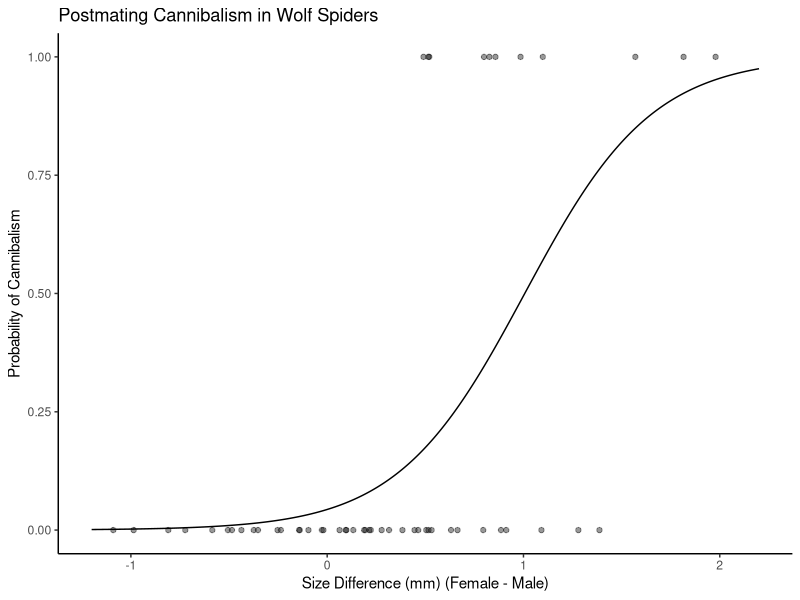

This figure's R source:
## ---- chunk 1
knitr::opts_chunk$set(echo = TRUE)
library(tidyverse)
library(knitr)
## ---- chunk 2
spider <- read.csv("spiderCannibalism.csv")
spider.fit <- glm(Cannibalism ~ SizeDiff, data=spider, family=binomial(link=logit))
summary(spider.fit)
## ---- chunk 3
# Model Variance (Total variance - Residual variance)
model.variance <- spider.fit$null.deviance - spider.fit$deviance
# Pseudo-R^2 (Model variance / Total variance)
model.variance / spider.fit$null.deviance
## ---- chunk 4
drop1(spider.fit, test="Chisq")
## ---- chunk 5
null.fit <- glm(Cannibalism ~ 1, data=spider, family=binomial(link=logit))
anova(null.fit, spider.fit, test="LRT")
## ---- chunk 6
full <- glm(Cannibalism ~ SizeDiff, data=spider, family=binomial(link=logit))
reduced <- glm(Cannibalism ~ 1, data=spider, family=binomial(link=logit))
anova(reduced, full, test="LRT")
## ---- chunk 7
confint(spider.fit)
## ---- chunk 8
exp(confint(spider.fit))
## ---- chunk 9
exp(confint(spider.fit))/(1+exp(confint(spider.fit)))
## ---- chunk 10
predict(spider.fit)
## ---- chunk 11
predict(spider.fit, type="response")
## ---- chunk 12
spider.fit.plot.data <- data.frame(SizeDiff=seq(-1.2, 2.2, 0.01))
spider.fit.plot.data <- spider.fit.plot.data %>% 
  mutate(Predicted.Prob = predict(spider.fit, newdata=spider.fit.plot.data, type="response"))

head(spider.fit.plot.data)

ggplot() + 
  geom_jitter(data=spider, aes(x=SizeDiff, y=Cannibalism), height=0, width=0.1, alpha=0.4) +
  geom_line(data=spider.fit.plot.data, aes(x=SizeDiff, y=Predicted.Prob)) + 
    labs(x="Size Difference (mm) (Female - Male)",
       y="Probability of Cannibalism", 
       title="Postmating Cannibalism in Wolf Spiders") + 
  theme_classic()
## ---- chunk 13
knitr::include_graphics("http://www.users.miamioh.edu/hughesmr/hastingscutoff.gif")
## ---- chunk 14
donner <- read.csv("donnerparty.csv")
print(donner)
## ---- chunk 15
donner.fit <- glm(cbind(survived, died) ~ gender, data=donner, family=binomial(link=logit))
## ---- chunk 16
donner.null.fit <- glm(cbind(survived, died) ~ 1, data=donner, family=binomial(link=logit))
anova(donner.null.fit, donner.fit, test="LRT")
## ---- chunk 17
summary(donner.fit)
## ---- chunk 18
exp(coef(donner.fit)[2])
## ---- chunk 19
exp(confint(donner.fit))
## ---- chunk 20
predict(donner.fit, type="response")
## ---- chunk 21
mosquitos <- read.csv("berryMosquitoData.csv")
glimpse(mosquitos)
## ---- chunk 22
main_fit <- glm(cbind(Alive, Dead) ~ DOM + UVB, data=mosquitos, family=binomial(link=logit))
int_fit <- glm(cbind(Alive, Dead) ~ DOM * UVB, data=mosquitos, family=binomial(link=logit))
## ---- chunk 23
anova(int_fit, main_fit, test="LRT")
## ---- chunk 24
summary(int_fit)
## ---- chunk 25
exp(2.8103)
## ---- chunk 26
exp(2.8103 + 0.3537)
## ---- chunk 27
exp(2.8103 + (-4.5643))
## ---- chunk 28
exp(2.8103 + 3.2104)
